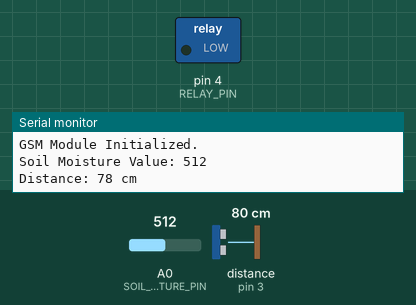
This sketch was run on a simulated Arduino Uno, built with avr-gcc and run on an emulated ATmega328P. Parts: switched loads named in the sketch (green lamp = pin HIGH), the last lines printed to the serial monitor. Wiring (inferred from the names in the program): ultrasonic range finder: trigger pin 2; echo pin 3. Inputs (shaded band) come from the test bench; at power-on: A0 (SOIL_MOISTURE_PIN) = 512, distance to the obstacle (sensor on pin 3) 80 cm. The echo pulse lasts 58.3 µs per cm; the modem accepts every AT command (registered, SIM ready, sends succeed) and sends nothing else; pins used as bus, display or sensor lines are not drawn.

Above: at 3.09 s.
At 21.1 s:
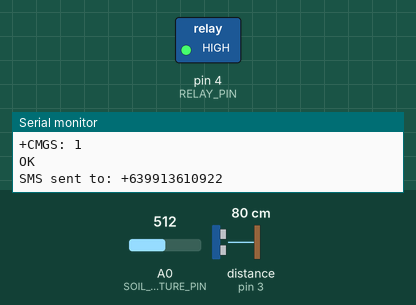
Timing chart, 0 to 50.0 s (numbered marks = the images above):
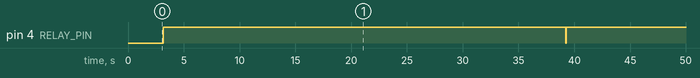

Measured:
- by itself, pin 4 (RELAY_PIN): alternates HIGH for 36.1 s and LOW for 0.07 s

The sketch:

main.ino
```cpp
#include <SoftwareSerial.h>

#define SOIL_MOISTURE_PIN A0
#define TRIG_PIN 2
#define ECHO_PIN 3
#define RELAY_PIN 4
#define GSM_TX 7
#define GSM_RX 8

SoftwareSerial gsmSerial(GSM_RX, GSM_TX);

// Array of mobile numbers
const char* phoneNumbers[] = {
  "+639946891826",
  "+639683314905",
  "+639913610922",
  "+639655546571",
  "+639922796971",
  "+639940491334",
};

const int phoneCount = sizeof(phoneNumbers) / sizeof(phoneNumbers[0]);

// Hysteresis thresholds
const int moistureThresholdOn = 500;
const int moistureThresholdOff = 400;

void setup() {
  Serial.begin(9600);
  gsmSerial.begin(9600);

  pinMode(TRIG_PIN, OUTPUT);
  pinMode(ECHO_PIN, INPUT);
  pinMode(RELAY_PIN, OUTPUT);

  digitalWrite(RELAY_PIN, LOW); // Initialize relay OFF

  Serial.println("System Initialized.");
  initializeGSM();
}

void loop() {
  int soilMoistureValue = analogRead(SOIL_MOISTURE_PIN);
  long distance = getDistance();

  Serial.print("Soil Moisture Value: ");
  Serial.println(soilMoistureValue);

  Serial.print("Distance: ");
  if (distance != -1) {
    Serial.print(distance);
    Serial.println(" cm");
  } else {
    Serial.println("Out of range or read error.");
  }

  // Soil moisture logic with hysteresis
  if (soilMoistureValue > moistureThresholdOn) {
    Serial.println("Soil is dry. Activating water pump...");
    digitalWrite(RELAY_PIN, LOW); // Turn ON watering
  } else if (soilMoistureValue < moistureThresholdOff) {
    Serial.println("Soil is moist. Deactivating water pump...");
    digitalWrite(RELAY_PIN, HIGH); // Turn OFF watering
  }

  // Obstacle detection logic
  if (distance != -1 && distance >= 10) {
  Serial.println("Low water level detected! Turning off pump and sending SMS...");
  digitalWrite(RELAY_PIN, HIGH);
  sendSMS("Alert: Low water level detected! Water pump turned off.");
  }


  readSMS(); // Check for incoming SMS

  Serial.println("Waiting for next reading...\n");
  delay(500); // 2 second delay before next loop
}

long getDistance() {
  digitalWrite(TRIG_PIN, LOW);
  delayMicroseconds(2);
  digitalWrite(TRIG_PIN, HIGH);
  delayMicroseconds(10);
  digitalWrite(TRIG_PIN, LOW);

  long duration = pulseIn(ECHO_PIN, HIGH, 30000); // 30ms timeout
  if (duration == 0) {
    return -1; // Error or no echo
  }
  return duration * 0.034 / 2;
}

void initializeGSM() {
  gsmSerial.println("AT");
  delay(1000);

  gsmSerial.println("AT+CMGF=1"); // SMS text mode
  delay(1000);

  gsmSerial.println("AT+CNMI=1,2,0,0,0"); // New SMS shown directly
  delay(1000);

  Serial.println("GSM Module Initialized.");
}

void sendSMS(String message) {
  for (int i = 0; i < phoneCount; i++) {
    gsmSerial.print("AT+CMGS=\"");
    gsmSerial.print(phoneNumbers[i]);
    gsmSerial.println("\"");
    delay(1000); // Wait for > prompt

    gsmSerial.println(message);
    delay(500); // Let it prepare message
    gsmSerial.write(26); // CTRL+Z to send
    delay(3000); // Wait for sending

    if (gsmSerial.available()) {
      String response = gsmSerial.readString();
      Serial.print("Response: ");
      Serial.println(response);

      if (response.indexOf("OK") != -1) {
        Serial.print("SMS sent to: ");
        Serial.println(phoneNumbers[i]);
      } else {
        Serial.print("Failed to send SMS to: ");
        Serial.println(phoneNumbers[i]);
      }
    } else {
      Serial.println("No response from GSM module for: " + String(phoneNumbers[i]));
    }
  }
}

void readSMS() {
  gsmSerial.println("AT+CMGL=\"REC UNREAD\""); // Read unread messages
  delay(1000);

  while (gsmSerial.available()) {
    String response = gsmSerial.readString();
    Serial.println("Received SMS:");
    Serial.println(response);

    if (response.indexOf("WATER") != -1) {
      Serial.println("Manual watering command received.");
      digitalWrite(RELAY_PIN, HIGH);
      delay(5000);
      digitalWrite(RELAY_PIN, LOW);
      sendSMS("Manual watering activated via SMS.");
    }
  }
}
```
